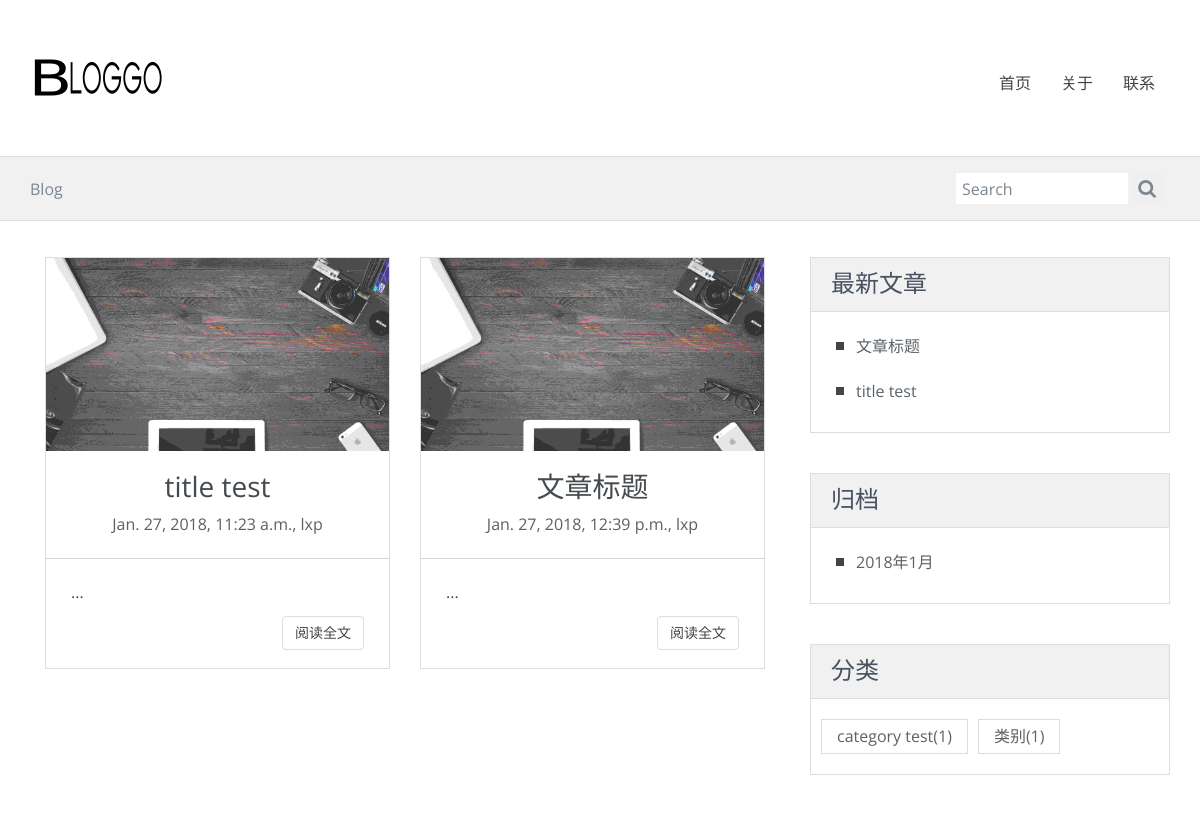
Before: / with the older database file.
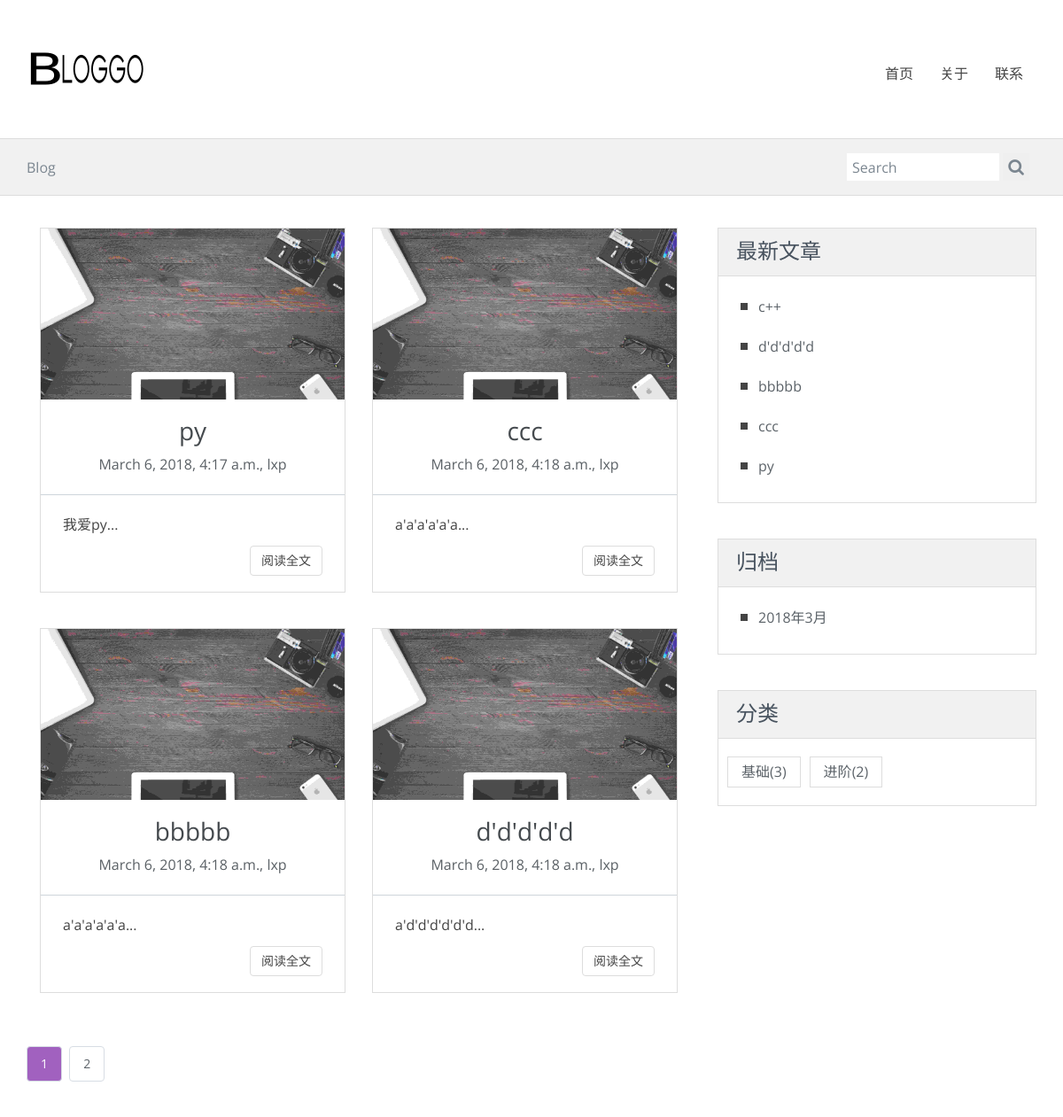
After: the same page with the newer database file.
### blog/models.py (models this page shows, shortened)
class Post(models.Model):
    title = models.CharField(max_length=70)
    body = models.TextField()
    created_time = models.DateTimeField()
    modified_time = models.DateTimeField()
    excerpt = models.CharField(max_length=200,blank=True)
    category = models.ForeignKey(Category,on_delete=models.CASCADE)
    tags = models.ManyToManyField(Tag,blank=True)
    author = models.ForeignKey(User,on_delete=models.CASCADE)
    views = models.PositiveIntegerField(default=0)
    def get_absolute_url(self):
        return reverse('blog:detail',kwargs={'pk':self.pk})

class Category(models.Model):
    name = models.CharField(max_length=100)

### blog/views.py (the view, shortened to what this page needs)
# urls.py: url('^$',views.IndexView.as_view(),name='index'),
class IndexView(ListView):
    model = Post
    template_name = 'blog/index.html'
    context_object_name = 'post_list'
    paginate_by = 4
    def get_context_data(self,**kwargs):
        context = super().get_context_data(**kwargs)
        paginator = context.get('paginator')
        page = context.get('page_obj')
        is_paginated = context.get('is_paginated')
        pagination_data = self.pagination_data(paginator, page, is_paginated)
        context.update(pagination_data)
        return context
    def pagination_data(self,paginator,page,is_paginated):
        if not is_paginated:
            return []
        left = []
        right = []
        left_has_more = False
        right_has_more = False
        first = False
        last = False
        page_number = page.number
        total_pages = paginator.num_pages
        page_range = paginator.page_range
        if page_number == 1:
            right = page_range[page_number:page_number+2]
            if right[-1] < total_pages-1:
                right_has_more = True
            if right[-1] < total_pages:
                last = True
        elif page_number == total_pages:
            left = page_range[(page_number-3) if(page_number-3) > 0 else 0:page_number-1]
            if left[0]>2:
                left_has_more = True
            if left[0]>1:
                first = True
        data = {
            'left':left,
            'right':right,
            'left_has_more':left_has_more,
            'right_has_more':right_has_more,
            'first':first,
            'last':last,
        }
        return data

### blog/templatetags/blog_tags.py (called while the page is built)
@register.simple_tag
def get_recent_posts(num=5):
    return Post.objects.all().order_by('-created_time')[:num]

@register.simple_tag
def archives():
    return Post.objects.dates('created_time','month',order='DESC')

@register.simple_tag
def get_categories():
    return Category.objects.annotate(num_posts=Count('post')).filter(num_posts__gt=0)

### templates/blog/index.html (shortened to what this page needs)
{% extends 'blog/base.html' %}
{% load staticfiles %}
{% block main %}
    {% for post in post_list %}
        <div class="col-md-6 col-sm-6">
        <article class=" blog-teaser">
                    <header>
                        <img src="{% static 'blog/img/1.jpg' %}" alt="">
                        <h3>
                            <a href="{{post.get_absolute_url}}">{{post.title}}</a>
                        </h3>
                        <span class="meta">{{post.created_time}}, {{ post.author }}</span>
                        <hr>
                    </header>
                    <div class="body">
                        {{ post.excerpt }}...
                    </div>
                    <div class="clearfix">
                        <a href="{{ post.get_absolute_url }}" class="btn btn-clean-one">阅读全文</a>
                    </div>
        </article>
        </div>
    {% empty %}
        <div class="no-post">暂时还没有发布的文章！</div>
    {% endfor %}
 {% if is_paginated %}
        <div class="pagination">
     <a class="current-page" href="?page={{ page_obj.number }}">{{ page_obj.number }}</a>
    {% if right %}
        {% for i in right %}
            <a href="?page={{ i }}">{{ i }}</a>
        {% endfor %}
    {% endif %}
    </div>
{% endif %}
{% endblock main %}

### templates/blog/base.html (shortened to what this page needs)
{% load staticfiles %}
{% load blog_tags %}
<!DOCTYPE html>
<html lang="en">
<head>
    <link rel="stylesheet" href="{% static 'blog/css/Myown.css' %}">
    <link rel="stylesheet" href="{% static 'blog/css/bootstrap.min.css' %}">
    <link rel="stylesheet" href="{% static 'blog/css/font-awesome/css/font-awesome.min.css' %}">
    <link rel="stylesheet" href="{% static 'blog/css/style.css' %}" id="theme-styles">
</head>
<body>
    <header>
        <div class="widewrapper masthead">
            <div class="container">
                <a href="index.html" id="logo">
                    <img src="{% static 'blog/img/logo.png' %}" alt="clean Blog">
                </a>
                <nav class="pull-right clean-nav">
                    <div class="collapse navbar-collapse">
                        <ul class="nav nav-pills navbar-nav">
                            <li>
                                <a href="/">首页</a>
                            </li>
                            <li>
                                <a href="about.html">关于</a>
                            </li>
                            <li>
                                <a href="contact.html">联系</a>
                            </li>
                        </ul>
                    </div>
                </nav>
            </div>
        </div>
        <div class="widewrapper subheader">
            <div class="container">
                <div class="clean-breadcrumb">
                    <a href="/">Blog</a>
                </div>
                <div class="clean-searchbox">
                    <form action="{% url 'haystack_search' %}" method="get" accept-charset="utf-8">
                        <input class="searchfield" name='q' id="searchbox" type="text" placeholder="Search">
                        <button class="searchbutton" type="submit">
                            <i class="fa fa-search"></i>
                        </button>
                    </form>
                </div>
            </div>
        </div>
    </header>
    <div class="widewrapper main">
        <div class="container">
            <div class="row">
                <div class="col-md-8 blog-main">
                    {% block main %}
                    {% endblock main %}
                </div>
                <aside class="col-md-4 blog-aside">
                    <div class="aside-widget">
                        <header>
                            <h3>最新文章</h3>
                        </header>
                        <div class="body">
                            {% get_recent_posts as recent_post_list %}
                            <ul class="clean-list">
                                {% for post in recent_post_list %}
                                <li>
                                <a href="{{ post.get_absolute_url }}">{{ post.title}}</a>
                                </li>
                                {% empty %}
			             	    暂无文章！
			            		{% endfor %}
                            </ul>
                        </div>
                    </div>
                    <div class="aside-widget">
                        <header>
                            <h3>归档</h3>
                        </header>
                        <div class="body">
                            {% archives as date_list %}
                            <ul class="clean-list">
                                {% for date in date_list %}
                                <li>
                                 <a href="{% url 'blog:archives' date.year date.month %}">{{date.year}}年{{date.month}}月</a>
                                </li>
                                {% empty %}
		                			暂无归档！
			             		{% endfor %}
                            </ul>
                        </div>
                    </div>
                    <div class="aside-widget">
                        <header>
                            <h3>分类</h3>
                        </header>
                        <div class="body clearfix">
                            {% get_categories as category_list %}
                            <ul class="tags">
                                {% for category in category_list %}
                                 <li>
                                    <a href="{% url 'blog:category' category.pk %}">{{category.name}}<span class="post-count">({{ category.num_posts }})</span></a>
                                 </li>
                                {% empty %}
				                	暂无分类！
			            		{% endfor %}
                            </ul>
                        </div>
                    </div>
                </aside>
            </div>
        </div>
    </div>
</body>
</html>

### blog/static/blog/css/Myown.css (style rules this page uses)
.pagination { margin-top: 25px; text-align: center; }
.pagination a { display: inline-block; line-height: 38px; padding: 0 15px; margin-right: 4px; text-align: center; background-color: #fff; user-select: none; cursor: pointer; font-size: 14px; border: 1px solid #d7dde4; border-radius: 4px; transition: all .2s ease-in-out; }
.pagination .current-page { color: white; background-color: #A161BF; }

### blog/static/blog/css/style.css (style rules this page uses)
body { font-size: 16px; line-height: 27px; font-family: 'Open Sans', sans-serif; color: #444; background-color: #fff; }
a { color: #5b6268; }
h3 { font-size: 21px; line-height: 30px; font-weight: normal; font-family: 'Open Sans', sans-serif; }
hr { border-top-color: #ced5db; }
.fa { font-size: 24px; }
.masthead { padding-top: 55px; padding-bottom: 55px; }
.masthead #logo { float: left; display: block; }
.widewrapper { background-color: #fff; }
.widewrapper.masthead { background-color: #fff; color: #f8f8f9; border-bottom: #aaa; }
.widewrapper.subheader { background-color: #f1f1f1; color: #444; font-size: 16px; min-height: 63px; border-top: 1px solid #ddd; border-bottom: 1px solid #ddd; }
.clean-nav .nav-pills { margin-top: 10px; margin-bottom: 0; font-size: 16px; }
.clean-nav .nav-pills > li { margin-left: 10px; }
.clean-nav .nav-pills > li > a { color: #444; padding: 11px 0 11px 20px; line-height: 14px; }
.clean-nav .navbar-collapse { box-shadow: none; }
.clean-breadcrumb { color: #7b8690; float: left; margin-top: 19px; }
.clean-breadcrumb a { color: #7b8690; }
.clean-searchbox { float: right; display: inline-block; min-width: 210px; margin-bottom: 16px; margin-top: 16px; }
.clean-searchbox form { margin: 0; }
.clean-searchbox .fa { color: #7b8690; font-size: 19px; }
.clean-searchbox .searchbutton, .clean-searchbox .searchfield { color: #7b8690; }
.clean-searchbox .searchbutton { display: inline-block; border: none; line-height: 20px; height: 31px; vertical-align: middle; }
.clean-searchbox .searchfield { border: none; height: 22px; line-height: 22px; -webkit-box-sizing: content-box; -moz-box-sizing: content-box; box-sizing: content-box; padding: 5px 6px 4px 6px; vertical-align: middle; display: inline-block; margin-bottom: 0; width: 160px; font-size: 16px; margin-left: -4px; outline: none; }
.clean-list { list-style: none; }
.clean-list li { line-height: 23px; margin-bottom: 14px; }
.clean-list li:before { content: ""; background-color: #444; border-style: solid; border-width: 4px 4px; display: block; width: 8px; left: -20px; top: 15px; position: relative; }
.blog-main, .blog-aside { position: relative; }
.blog-main:before, .blog-aside:before { height: 100%; content: ""; position: absolute; top: 0; width: 1px; }
.blog-main { padding-top: 36px; padding-bottom: 20px; }
.blog-main:before { right: -16px; }
.blog-aside { padding-top: 36px; }
.blog-aside:before { left: 15px; }
.aside-widget { margin-bottom: 40px; border: 1px solid #ddd; }
.aside-widget header { background-color: #f1f1f1; border-bottom: 1px solid #ddd; }
.aside-widget header h3 { font-size: 24px; padding: 10px 20px 3px 20px; margin-top: 0; color: #48535f; }
.aside-widget .body { margin: 10px 0; padding: 5px; }
.aside-widget a { color: #5b6268; }
.tags { list-style: none; margin: 0; padding-left: 0; }
.tags li { float: left; }
.tags li a { padding: 3px 15px; display: inline-block; margin: 5px; border: 1px solid rgb(221, 221, 221); }
.blog-teaser { background-color: #fff; border: 1px solid #ddd; margin-bottom: 40px; }
.blog-teaser header { text-align: center; }
.blog-teaser header img { margin-bottom: 20px; width: 100%; opacity: 0.8; }
.blog-teaser header h3 { color: #454a4e; margin-top: 0; font-size: 28px; margin-bottom: 10px; }
.blog-teaser header h3 a, .blog-teaser header h3 a:focus, .blog-teaser header h3 a:hover { color: #454a4e; }
.blog-teaser header .meta { color: #5a6065; }
.blog-teaser header hr { border-top-color: #ced5db; border-bottom: none; }
.blog-teaser .body { padding-right: 25px; padding-left: 25px; margin-bottom: 10px; color: #444; }
.blog-teaser .btn { float: right; margin-right: 25px; margin-bottom: 18px; }
.meta { margin-bottom: 30px; }
.btn-clean-one { color: #444; border: 1px solid #ddd; }

Changed rows visible on the page:
removed Post: title "title test", created_time "Jan. 27, 2018, 11:23 a.m.", author "lxp"
removed Post: title "文章标题", created_time "Jan. 27, 2018, 12:39 p.m.", author "lxp"
removed Category: name "category test", num_posts "1"
removed Category: name "类别", num_posts "1"
added Post: title "py", created_time "March 6, 2018, 4:17 a.m.", author "lxp", excerpt "我爱py"
added Post: title "ccc", created_time "March 6, 2018, 4:18 a.m.", author "lxp", excerpt "a'a'a'a'a'a"
added Post: title "bbbbb", created_time "March 6, 2018, 4:18 a.m.", author "lxp", excerpt "a'a'a'a'a'a"
added Post: title "d'd'd'd'd", created_time "March 6, 2018, 4:18 a.m.", author "lxp", excerpt "a'd'd'd'd'd'd"
added Post: title "c++", shown under "最新文章"
added Category: name "基础", num_posts "3"
added Category: name "进阶", num_posts "2"
Other visible differences:
{{ page_obj.number }}: (not shown) → "1"
new list line: "2"
new list line: "2018 年 3 月"
list line gone: "2018 年 1 月"
